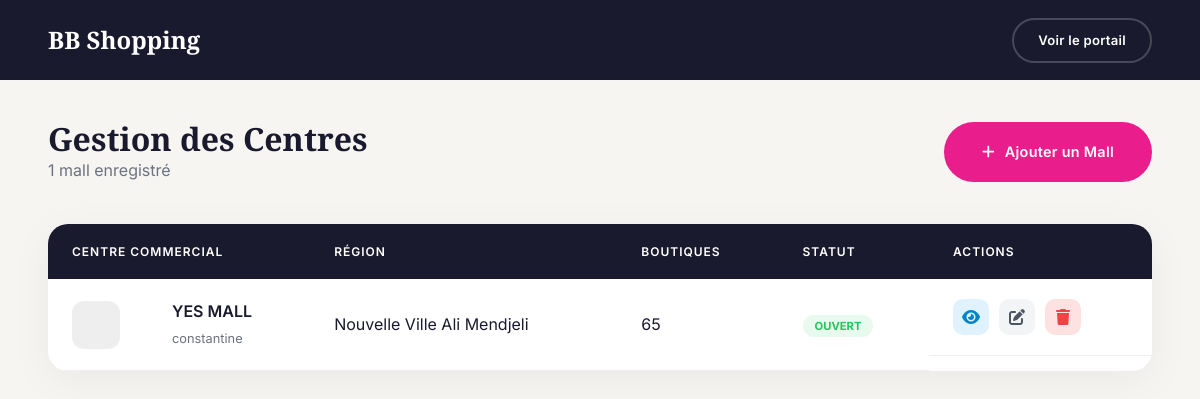
/malls/, run on an earlier commit of the app's database.
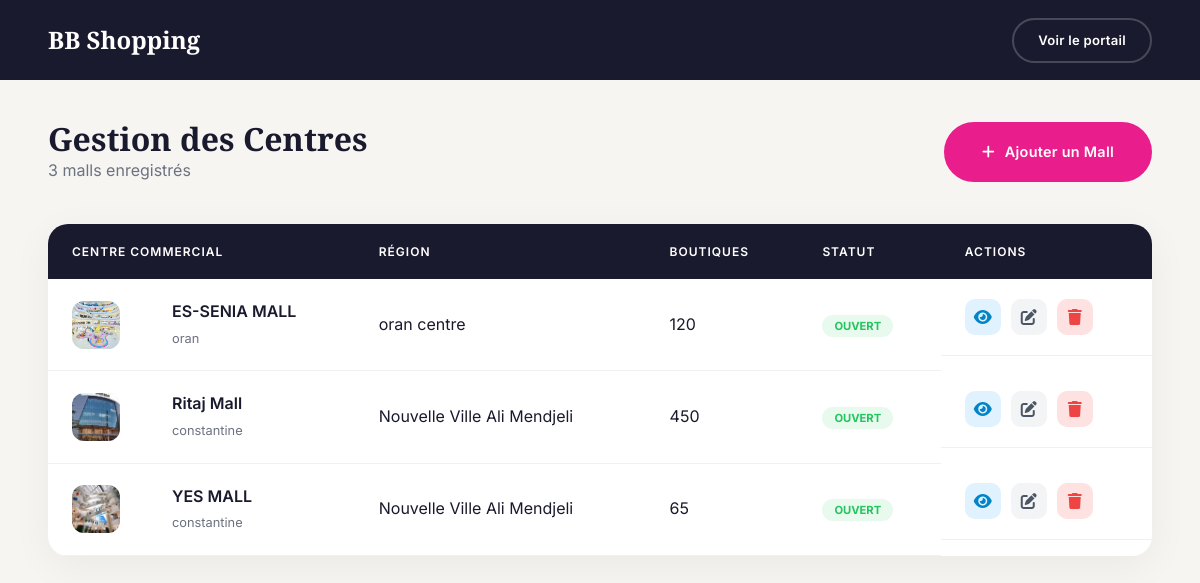
And on a later commit of the database.
### centre_commercial/models.py (models this page shows, shortened)
class Mall(models.Model):
    CITIES = [
        ('constantine', 'Constantine'),
        ('alger', 'Alger'),
        ('oran', 'Oran'),
        ('annaba', 'Annaba'),
        ('setif', 'Sétif'),
        ('autre', 'Autre'),
    ]
    name = models.CharField(max_length=200)
    slug = models.SlugField(unique=True, blank=True)
    city = models.CharField(max_length=50, choices=CITIES)
    region = models.CharField(max_length=100)
    address = models.CharField(max_length=300)
    image = models.ImageField(upload_to='malls/', blank=True, null=True)
    bg_color = models.CharField(max_length=200, default="linear-gradient(135deg,#1a1a2e,#2d1f6e)",
                                  verbose_name="Gradient CSS (fallback image)",
                                  help_text="Ex: linear-gradient(135deg,#1a1a2e,#e91e8c)")
    description_short = models.CharField(max_length=180, blank=True)
    description = models.TextField()
    is_open = models.BooleanField(default=True)
    is_featured = models.BooleanField(default=False)
    badge           = models.CharField(max_length=40, blank=True, verbose_name="Badge (ex: New, Phare)")
    observation     = models.TextField(blank=True, null=True, verbose_name="Observation") # En cas de fermeture ou autre
    phone        = models.CharField(max_length=20, blank=True, null=True, verbose_name="Phone")
    email            = models.EmailField(blank=True, null=True)
    website         = models.URLField(blank=True, null=True)
    opening_time = models.TimeField()
    closing_time = models.TimeField()
    number_of_shops = models.IntegerField(default=0)
    number_of_parking_spaces = models.IntegerField(default=0)
    created_at = models.DateTimeField(auto_now_add=True)
    updated_at = models.DateTimeField(auto_now=True)
    opening_date = models.DateField(blank=True, null=True, verbose_name="Opening date (if future)")
    class Meta:
        verbose_name = "Centre Commercial (Mall)"
        verbose_name_plural = "Centres Commerciaux (Malls)"
        ordering = ['-is_featured', 'name']
    @property
    def is_open_now(self):
        if not self.is_open:
            return False
        now = timezone.localtime().time()
        if self.opening_time < self.closing_time:
            return self.opening_time <= now <= self.closing_time
        return now >= self.opening_time or now <= self.closing_time

### centre_commercial/views.py (the view)
# urls.py: path('malls/', views.MallTableListView.as_view(), name='mall_table_list'),
class MallTableListView(ListView):
    model = Mall
    template_name = 'mall/mall_table_list.html'
    context_object_name = 'malls'

### centre_commercial/context_processors.py (called while the page is built)
def cart_processor(request):
    cart_count = 0
    if request.user.is_authenticated:
        order = Order.objects.filter(user=request.user, status='pending').first()
        if order:
            cart_count = sum(item.quantity for item in order.items.all())
    return {
        'cart_count': cart_count
    }

### templates/mall/mall_table_list.html (shortened to what this page needs)
{% load static %}
<!DOCTYPE html>
<html lang="fr">
<head>
    <link rel="stylesheet" href="https://cdnjs.cloudflare.com/ajax/libs/font-awesome/6.5.0/css/all.min.css">
    <link rel="stylesheet" href="{% static 'css/main.css' %}">
</head>
<body>
<header class="portal-nav" style="background: #1a1a2e; height: 80px; display: flex; align-items: center; padding: 0 48px; position: fixed; top: 0; left: 0; right: 0; z-index: 1000;">
    <a href="{% url 'mall_table_list' %}" class="portal-nav__brand" style="color: #fff; text-decoration: none; font-size: 1.5rem; font-weight: 800; font-family: 'Playfair Display', serif;">
        BB <span>Shopping</span>
    </a>
    <div style="margin-left: auto;">
        <a href="{% url 'home' %}" class="ym-btn ym-btn--sm ym-btn--ghost" style="color:#fff; border-color: rgba(255,255,255,0.2);">Voir le portail</a>
    </div>
</header>
<section class="dashboard-section">
    <div class="ym-container">
        <div class="dashboard-header">
            <div>
                <h1 style="font-family: 'Playfair Display', serif; font-size: 2rem;">Gestion des Centres</h1>
                <p style="color: #6b7280;">{{ malls|length }} mall{{ malls|pluralize:"s" }} enregistré{{ malls|pluralize:"s" }}</p>
            </div>
            <a href="{% url 'mall_create' %}" class="ym-btn ym-btn--primary">
                <i class="fas fa-plus"></i> Ajouter un Mall
            </a>
        </div>
        <div class="dashboard-card">
            <table class="dashboard-table">
                <thead>
                    <tr>
                        <th colspan="2">Centre Commercial</th>
                        <th>Région</th>
                        <th>Boutiques</th>
                        <th>Statut</th>
                        <th>Actions</th>
                    </tr>
                </thead>
                <tbody>
                    {% for mall in malls %}
                    <tr>
                        <td style="width: 100px;">
                           {% if mall.image and mall.image.url %}
                                <img src="{{ mall.image.url }}" class="mall-avatar" alt="{{ mall.nom }}">
                            {% else %}
                                <div class="mall-avatar" style="background: {{ mall.couleur_bg }};"></div>
                            {% endif %}
                        </td>
                        <td>
                            <span class="mall-name">{{ mall.name }}</span>
                            <span class="mall-city">{{ mall.city }}</span>
                        </td>
                        <td>{{ mall.region }}</td>
                        <td>{{ mall.number_of_shops }}</td>
                        <td>
                            {% if mall.is_open_now %}
                                <span class="badge-status badge-open">Ouvert</span>
                            {% else %}
                                <span class="badge-status badge-closed">Fermé</span>
                            {% endif %}
                        </td>
                        <td class="actions-cell">
                            <a href="{% url 'mall' mall.slug %}" class="btn-action btn-view" title="Voir sur le portail">
                                <i class="fas fa-eye"></i>
                            </a>
                            <a href="{% url 'mall_update' mall.slug %}" class="btn-action btn-edit" title="Modifier">
                                <i class="fas fa-edit"></i>
                            </a>
                            <a href="{% url 'mall_delete' mall.slug %}" class="btn-action btn-delete" title="Supprimer">
                                <i class="fas fa-trash"></i>
                            </a>
                        </td>
                    </tr>
                    {% endfor %}
                </tbody>
            </table>
        </div>
    </div>
</section>
</body>
</html>

What changed in the data, as far as the page shows it:
added Mall: image (picture), name "ES-SENIA MALL", city "oran", region "oran centre", number_of_shops "120", is_open "OUVERT"
added Mall: image (picture), name "Ritaj Mall", city "constantine", region "Nouvelle Ville Ali Mendjeli", number_of_shops "450", is_open "OUVERT"
changed Mall "YES MALL": image: picture added
Also different on the page:
{{ malls|length }}: "1" → "3"
